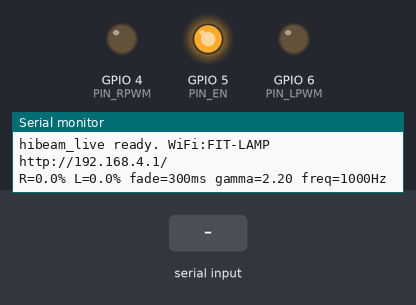
Simulated run of this sketch. Board: ESP32-S3. Parts: output pins drawn as LEDs (lit = HIGH), the last lines printed to the serial monitor. The inputs (shaded band) are chosen by the test bench.

Above: at 1.2 s.
1.3 s: "b90\n" received over Serial
At 1.9 s:
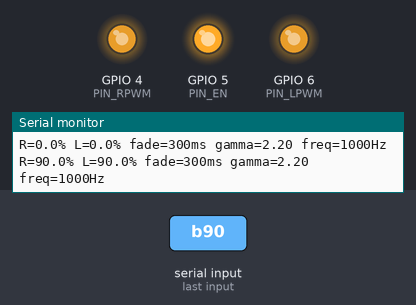
3.0 s: "r,45\n" received over Serial
At 3.9 s:
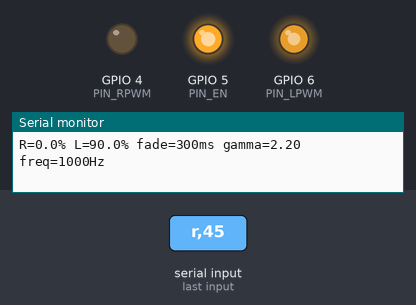
4.6 s: "r90\n" received over Serial
At 5.6 s:
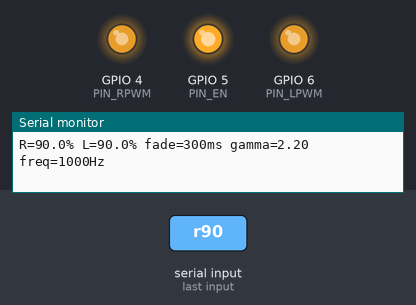
6.3 s: "l,45\n" received over Serial
At 7.6 s:
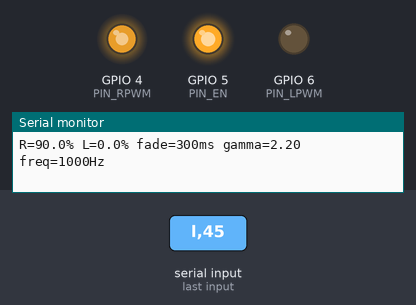
7.9 s: "l90\n" received over Serial
At 9.3 s:
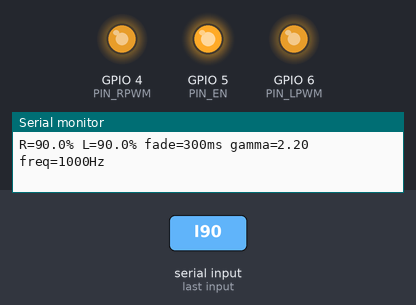
9.6 s: "r\n" received over Serial
At 10.1 s:
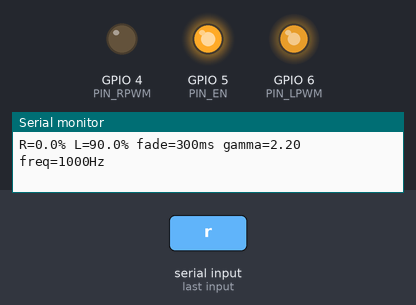
Timing chart, 0 to 12.2 s (numbered marks = the images above; inputs shaded):
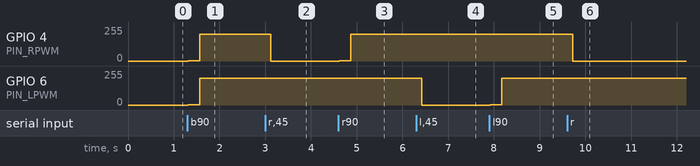

The sketch:

hibeam_live.ino
```cpp
// ハイビーム左右 ライブ調光 (HW-039 1枚, M+=右, M-=左)
// 入力2系統: USBシリアル(UART側, 115200) と Web画面(WiFi SoftAP + WebSocket)。後勝ちで反映し、状態を全Web画面へ通知する。
// 書き込み設定: USB CDC On Boot = Disabled (UART側でシリアルを使う)
//
// シリアルのコマンド(Enterで確定):
//   r<0-100>  右の明るさ(体感%, 小数可)  例: r12.5
//   l<0-100>  左の明るさ                  例: l30
//   b<0-100>  左右同時                    例: b50
//   t<ms>     フェード時間(0->100%)       例: t300
//   g<値>     ガンマ (LED=2.2 / ハロゲン=0.5 / 補正なし=1)  例: g2.2
//   f<Hz>     PWM周波数 (50-19000)        例: f200
//   0         全消灯
// シリアルの1キー操作(Enter不要):
//   u / j  右 +1 / -1     U / J  右 +5 / -5
//   i / k  左 +1 / -1     I / K  左 +5 / -5
//   スペース 全消灯       ?  状態表示
// 安全要件: 起動時EN=LOW・明るさ0%、全準備後にEN=HIGH、MAX_DUTY_PCTでcap

#include <Arduino.h>
#include <WiFi.h>
#include <WebServer.h>
#include <WebSocketsServer.h>

// ---- 設定 ----
const char* AP_SSID = "FIT-LAMP";
const char* AP_PASS = "naa6ozrpy3";      // 8文字以上
const int PIN_RPWM = 4;   // 右 (M+)
const int PIN_LPWM = 6;   // 左 (M-)
const int PIN_EN   = 5;   // R_EN + L_EN
uint32_t pwmFreq = 1000;         // 起動時の値。LED想定。f<Hz> で変更できる(12bitの上限は約19.5kHz)
const uint8_t  PWM_RES  = 12;     // 0-4095
const float    MAX_DUTY_PCT = 100.0f;
float    gammaV = 2.2f;
uint32_t rampMs = 300;            // 減光は2倍速

struct Ch { int pin; float target; float cur; };
Ch ch[2] = { {PIN_RPWM, 0, 0}, {PIN_LPWM, 0, 0} };

WebServer http(80);
WebSocketsServer ws(81);
bool dirty = true;

const char PAGE[] PROGMEM = R"HTML(
<!doctype html><html lang="ja"><head><meta charset="utf-8">
<meta name="viewport" content="width=device-width,initial-scale=1">
<title>ハイビーム調光</title>
<style>
:root{color-scheme:light;--bg:#f8f9fa;--fg:#212529;--card:#fff;--line:#dee2e6;--acc:#1971c2;--warn:#c92a2a}
body{margin:0;background:var(--bg);color:var(--fg);font-family:system-ui,-apple-system,sans-serif}
main{max-width:640px;margin:0 auto;padding:16px}
h1{font-size:20px;margin:4px 0 12px}
.card{background:var(--card);border:1px solid var(--line);border-radius:12px;padding:16px;margin-bottom:12px}
.row{display:flex;align-items:center;gap:12px}
.name{width:3em;font-weight:600}
.val{width:4.5em;text-align:right;font-variant-numeric:tabular-nums;font-size:20px}
input[type=range]{flex:1;height:40px;accent-color:var(--acc)}
button{font-size:18px;padding:12px;border-radius:10px;border:1px solid var(--line);background:#fff}
#off{width:100%;background:var(--warn);color:#fff;border:none;font-weight:700}
.st{font-size:13px;color:#868e96;margin-top:8px}
.btns{display:grid;grid-template-columns:repeat(4,1fr);gap:8px;margin-top:8px}
</style></head><body><main>
<h1>ハイビーム調光</h1>
<div class="card">
 <div class="row"><span class="name">右</span><input id="r" type="range" min="0" max="100" step="0.1" value="0"><span class="val" id="rv">0.0</span></div>
 <div class="btns"><button data-k="r" data-d="-5">-5</button><button data-k="r" data-d="-1">-1</button><button data-k="r" data-d="1">+1</button><button data-k="r" data-d="5">+5</button></div>
</div>
<div class="card">
 <div class="row"><span class="name">左</span><input id="l" type="range" min="0" max="100" step="0.1" value="0"><span class="val" id="lv">0.0</span></div>
 <div class="btns"><button data-k="l" data-d="-5">-5</button><button data-k="l" data-d="-1">-1</button><button data-k="l" data-d="1">+1</button><button data-k="l" data-d="5">+5</button></div>
</div>
<div class="card">
 <div class="row"><span class="name">左右</span><input id="b" type="range" min="0" max="100" step="0.1" value="0"><span class="val" id="bv"></span></div>
 <div class="row" style="margin-top:8px"><span class="name">ﾌｪｰﾄﾞ</span><input id="t" type="range" min="0" max="3000" step="50" value="300"><span class="val" id="tv">300</span></div>
</div>
<button id="off">全消灯</button>
<div class="st" id="st">接続中…</div>
<script>
const $=id=>document.getElementById(id);let ws,drag={},pend={};
function conn(){ws=new WebSocket('ws://'+location.hostname+':81/');
 ws.onopen=()=>$('st').textContent='接続済み';
 ws.onclose=()=>{$('st').textContent='切断。再接続中…';setTimeout(conn,1000)};
 ws.onmessage=e=>{const p=e.data.split(' ');if(p[0]!=='S')return;
  const v={r:+p[1],l:+p[2],t:+p[3]};
  for(const k of ['r','l','t']){if(!drag[k])$(k).value=v[k];$(k+'v').textContent=k==='t'?v[k]:v[k].toFixed(1)}}}
function send(c){pend[c[0]]=c;requestAnimationFrame(flush)}
function flush(){if(ws&&ws.readyState===1)for(const k in pend)ws.send(pend[k]);pend={}}
for(const k of ['r','l','b','t']){const el=$(k);
 el.addEventListener('input',()=>{drag[k]=1;send(k+el.value);if(k!=='b')$(k+'v').textContent=k==='t'?el.value:(+el.value).toFixed(1)});
 el.addEventListener('change',()=>{drag[k]=0});
 el.addEventListener('pointerup',()=>{drag[k]=0})}
document.querySelectorAll('.btns button').forEach(b=>b.onclick=()=>{const k=b.dataset.k;
 const v=Math.max(0,Math.min(100,+$(k).value+ +b.dataset.d));$(k).value=v;send(k+v)});
$('off').onclick=()=>{$('b').value=0;send('0')};
conn();
</script></main></body></html>
)HTML";

uint32_t toDuty(float pct) {
  if (pct <= 0) return 0;
  float d = powf(pct / 100.0f, gammaV) * 4095.0f;
  float cap = 4095.0f * MAX_DUTY_PCT / 100.0f;
  if (d > cap) d = cap;
  return (uint32_t)(d + 0.5f);
}

void setTarget(int i, float v) { ch[i].target = constrain(v, 0.0f, 100.0f); dirty = true; }

void printState() {
  Serial.printf("R=%.1f%% L=%.1f%% fade=%ums gamma=%.2f freq=%uHz\n", ch[0].target, ch[1].target, rampMs, gammaV, pwmFreq);
}

// シリアルとWebで共通のコマンド処理
void handleCmd(String s) {
  s.trim();
  if (s.length() == 0) return;
  char c = s.charAt(0);
  float v = s.substring(1).toFloat();
  if (s == "0")      { setTarget(0, 0); setTarget(1, 0); }
  else if (c == 'r') setTarget(0, v);
  else if (c == 'l') setTarget(1, v);
  else if (c == 'b') { setTarget(0, v); setTarget(1, v); }
  else if (c == 't') { rampMs = constrain((int)v, 0, 10000); dirty = true; }
  else if (c == 'g') { if (v >= 0.3f && v <= 3.0f) gammaV = v; }
  else if (c == 'f') {
    uint32_t f = (uint32_t)v;
    if (f >= 50 && f <= 19000) {
      pwmFreq = f;
      for (auto &k : ch) ledcChangeFrequency(k.pin, pwmFreq, PWM_RES);
    }
  }
  else return;
}

bool hotkey(char c) {
  switch (c) {
    case 'u': setTarget(0, ch[0].target + 1); break;
    case 'j': setTarget(0, ch[0].target - 1); break;
    case 'U': setTarget(0, ch[0].target + 5); break;
    case 'J': setTarget(0, ch[0].target - 5); break;
    case 'i': setTarget(1, ch[1].target + 1); break;
    case 'k': setTarget(1, ch[1].target - 1); break;
    case 'I': setTarget(1, ch[1].target + 5); break;
    case 'K': setTarget(1, ch[1].target - 5); break;
    case ' ': setTarget(0, 0); setTarget(1, 0); break;
    case '?': break;
    default: return false;
  }
  printState();
  return true;
}

void onWs(uint8_t num, WStype_t type, uint8_t* payload, size_t len) {
  if (type == WStype_CONNECTED) dirty = true;
  else if (type == WStype_TEXT) handleCmd(String((char*)payload, len));
}

void setup() {
  pinMode(PIN_EN, OUTPUT);
  digitalWrite(PIN_EN, LOW);                     // 起動時の誤点灯防止
  pinMode(PIN_RPWM, OUTPUT); digitalWrite(PIN_RPWM, LOW);
  pinMode(PIN_LPWM, OUTPUT); digitalWrite(PIN_LPWM, LOW);

  Serial.begin(115200);
  ledcAttach(PIN_RPWM, pwmFreq, PWM_RES);
  ledcAttach(PIN_LPWM, pwmFreq, PWM_RES);
  ledcWrite(PIN_RPWM, 0);
  ledcWrite(PIN_LPWM, 0);

  WiFi.mode(WIFI_AP);
  WiFi.softAP(AP_SSID, AP_PASS);
  WiFi.setSleep(false);                          // 応答遅延を減らす
  http.on("/", []() { http.send_P(200, "text/html; charset=utf-8", PAGE); });
  http.begin();
  ws.begin();
  ws.onEvent(onWs);

  digitalWrite(PIN_EN, HIGH);                    // 全準備完了後に出力許可
  Serial.printf("hibeam_live ready. WiFi:%s  http://%s/\n", AP_SSID, WiFi.softAPIP().toString().c_str());
  printState();
}

void loop() {
  static String buf;
  while (Serial.available()) {
    char c = Serial.read();
    if (buf.length() == 0 && hotkey(c)) continue;
    if (c == '\n' || c == '\r') { if (buf.length()) { handleCmd(buf); printState(); } buf = ""; }
    else buf += c;
  }
  http.handleClient();
  ws.loop();

  static uint32_t last = millis();
  uint32_t now = millis();
  float dt = (float)(now - last);
  last = now;
  for (auto &k : ch) {
    float step = (rampMs == 0) ? 100.0f : 100.0f * dt / rampMs;
    if (k.cur < k.target)      k.cur = min(k.target, k.cur + step);
    else if (k.cur > k.target) k.cur = max(k.target, k.cur - step * 2);
    ledcWrite(k.pin, toDuty(k.cur));
  }

  static uint32_t lastTx = 0;
  if (dirty && now - lastTx >= 30) {             // 通知は最短30ms間隔
    char m[48];
    snprintf(m, sizeof(m), "S %.1f %.1f %u", ch[0].target, ch[1].target, rampMs);
    ws.broadcastTXT(m);
    dirty = false; lastTx = now;
  }
  delay(1);
}
```

Measured:
- after the input at 1.3 s, GPIO 4 (PIN_RPWM), GPIO 6 (PIN_LPWM): 0/255 → 1/255 at once, → 202/255 0.25 s later
- after the input at 3.0 s, GPIO 4 (PIN_RPWM): 202/255 → 0/255 after 0.13 s
- after the input at 4.6 s, GPIO 4 (PIN_RPWM): 0/255 → 1/255 at once, → 202/255 0.25 s later
- after the input at 6.3 s, GPIO 6 (PIN_LPWM): 202/255 → 0/255 after 0.13 s
- after the input at 7.9 s, GPIO 6 (PIN_LPWM): 0/255 → 1/255 at once, → 202/255 0.25 s later
- after the input at 9.6 s, GPIO 4 (PIN_RPWM): 202/255 → 0/255 after 0.13 s
